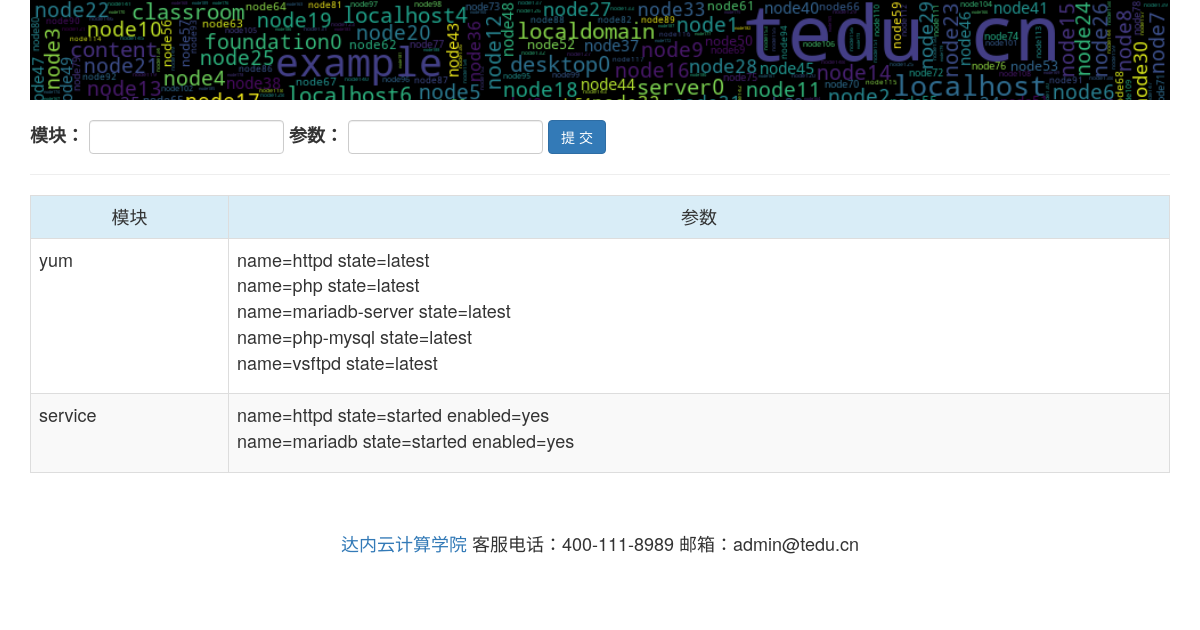
The page /webansi/addmodules/ on the database its author committed.
### webansi/models.py (models this page shows, shortened)
class Module(models.Model):
    module_name = models.CharField(max_length=50, unique=True, null=False)

class Argument(models.Model):
    argument_text = models.CharField(max_length=100, unique=True, null=False)
    module = models.ForeignKey(Module)

### webansi/views.py (the view, shortened to what this page needs)
def addmodules(request):
    modules = Module.objects.all()
    return render(request, 'addmodules.html', {'modules': modules})

### webansi/templates/addmodules.html (shortened to what this page needs)
{% extends 'base.html' %}
{% load static %}
{% block content %}
    <form action="" method="post" class="form-inline">
        <div class="form-group">
            <label>模块：</label>
            <input type="text" class="form-control" name="module">
        </div>
        <div class="form-group">
            <label>参数：</label>
            <input type="text" class="form-control" name="argument">
        </div>
        <div class="form-group">
            <input class="btn btn-primary" type="submit" value="提 交">
        </div>
    </form>
    <hr>
    <table class="table table-bordered table-striped table-hover h4">
        <tr class="info text-center">
            <td>模块</td>
            <td>参数</td>
        </tr>
        {% for module in modules %}
            <tr>
                <td>{{ module.module_name }}</td>
                <td>
                    <ul class="list-unstyled">
                        {% for arg in module.argument_set.all %}
                            <li>{{ arg.argument_text }}</li>
                        {% endfor %}
                    </ul>
                </td>
            </tr>
        {% endfor %}
    </table>
{% endblock %}

### rows shown on the page
Module: module_name "yum"
Argument: argument_text "name=httpd state=latest"
Argument: argument_text "name=php state=latest"
Argument: argument_text "name=mariadb-server state=latest"
Argument: argument_text "name=php-mysql state=latest"
Argument: argument_text "name=vsftpd state=latest"
Module: module_name "service"
Argument: argument_text "name=httpd state=started enabled=yes"
Argument: argument_text "name=mariadb state=started enabled=yes"
